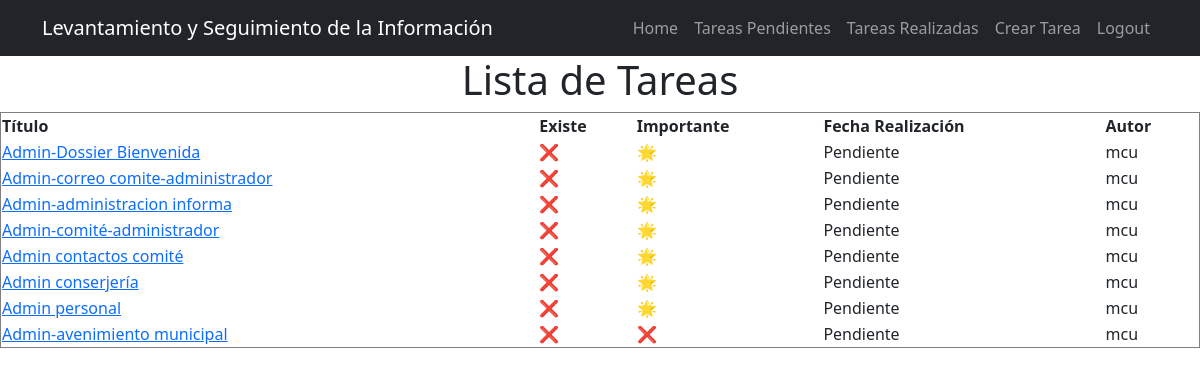
The page /tasks/ (signed in) on the database its author committed.
### tasks/models.py (models this page shows, shortened)
class Tarea (models.Model):
    titulo = models.CharField(max_length=100)
    categoria = models.CharField(max_length=200)
    documento = models.CharField(max_length=200)
    creado = models.DateTimeField(auto_now_add=True)
    realizado = models.DateTimeField(null=True, blank=True)
    existe = models.BooleanField(default=False)
    importante = models.BooleanField(default=False)
    usuario = models.ForeignKey(User, on_delete=models.CASCADE)

### tasks/views.py (the view)
# urls.py: path('tasks/', views.tasks, name='tasks'),
@login_required
def tasks(request):
    tareas = Tarea.objects.filter(usuario=request.user, realizado__isnull=True)
    return render(request, "tasks.html", {'tareas': tareas})

### tasks/templates/tasks.html
{% extends 'base.html' %}
{% block content %}
  <h1 class="text-center">Lista de Tareas</h1>
  <table border="1" style="width: 100%; text-align: left;">
    <thead>
      <tr>
        <th>Título</th>
        <th>Existe</th>
        <th>Importante</th>
        <th>Fecha Realización</th>
        <th>Autor</th>
      </tr>
    </thead>
    <tbody>
      {% for tarea in tareas %}
      <tr>
        <td>
          <a href="{% url 'detalle_tarea' tarea.id %}">
            {{ tarea.titulo }}
          </a>
        </td>
        <td>
          {% if tarea.existe %}
            ✔️
          {% else %}
            ❌
          {% endif %}
        </td>
        <td>
          {% if tarea.importante %}
            🌟
          {% else %}
            ❌
          {% endif %}
        </td>
        <td>
          {% if tarea.realizado %}
            {{ tarea.realizado|date:"M j, Y - H:i" }}
          {% else %}
            Pendiente
          {% endif %}
        </td>
        <td>{{ tarea.usuario.username }}</td>
      </tr>
      {% endfor %}
    </tbody>
  </table>
{% endblock %}

### tasks/templates/base.html (shortened to what this page needs)
<!DOCTYPE html>
<html lang="en">
<head>
    <link rel="stylesheet" href="https://cdn.jsdelivr.net/npm/bootstrap@5.3.3/dist/css/bootstrap.min.css">
</head>
<body>
    <nav class="navbar navbar-expand-lg bg-dark navbar-dark">
        <div class="container">
          <a class="navbar-brand" href="/">Levantamiento y Seguimiento de la Información</a>
          <div class="collapse navbar-collapse" id="navbarNav">
            <ul class="navbar-nav ms-auto">
                <li class="nav-item">
                    <a href="/" class="nav-link">Home</a>
                </li>
                {% if user.is_authenticated %}
                <li class="nav-item">
                    <a href="{% url 'tasks' %}" class="nav-link">Tareas Pendientes</a>
                </li>
                <li class="nav-item">
                    <a href="{% url 'tasks_realizada' %} " class="nav-link">Tareas Realizadas</a>
                </li>
                <li class="nav-item">
                    <a href="/tasks/crear/" class="nav-link">Crear Tarea</a>
                </li>
                <li class="nav-item">
                    <a href="/logout" class="nav-link">Logout</a>
                </li>
                {% endif %}
            </ul>
          </div>
        </div>
      </nav>
    {% block content %}
    {% endblock %}
</body>
</html>

### rows shown on the page
Tarea: titulo "Admin-Dossier Bienvenida", shows "Pendiente", usuario.username "mcu"
Tarea: titulo "Admin-correo comite-administrador", shows "Pendiente", usuario.username "mcu"
Tarea: titulo "Admin-administracion informa", shows "Pendiente", usuario.username "mcu"
Tarea: titulo "Admin-comité-administrador", shows "Pendiente", usuario.username "mcu"
Tarea: titulo "Admin contactos comité", shows "Pendiente", usuario.username "mcu"
Tarea: titulo "Admin conserjería", shows "Pendiente", usuario.username "mcu"
Tarea: titulo "Admin personal", shows "Pendiente", usuario.username "mcu"
Tarea: titulo "Admin-avenimiento municipal", shows "Pendiente", usuario.username "mcu"
